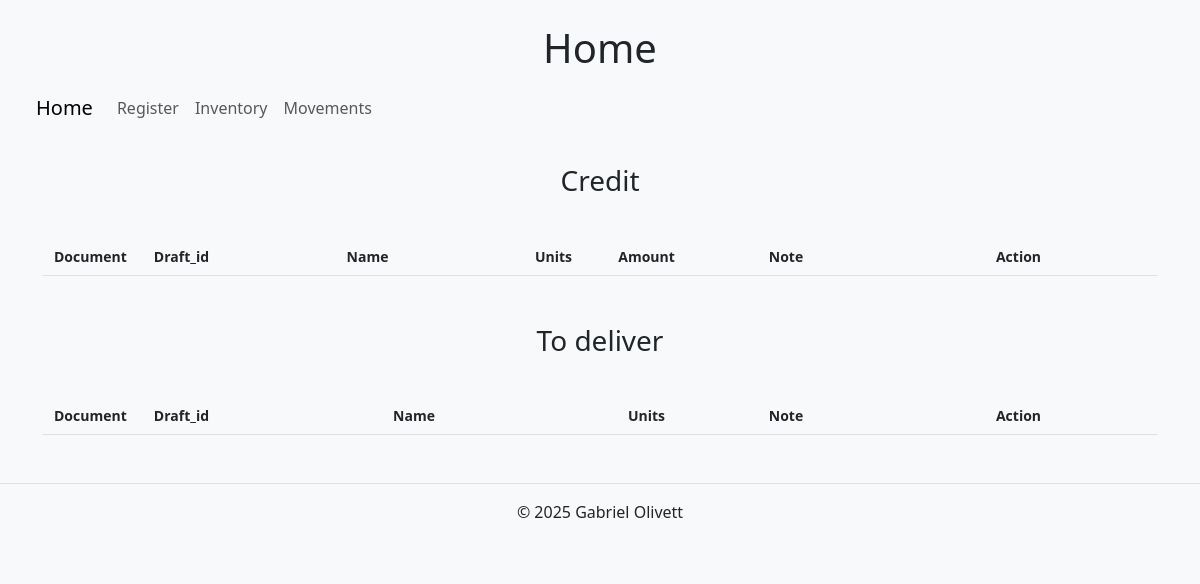
Before: / with the older database file.
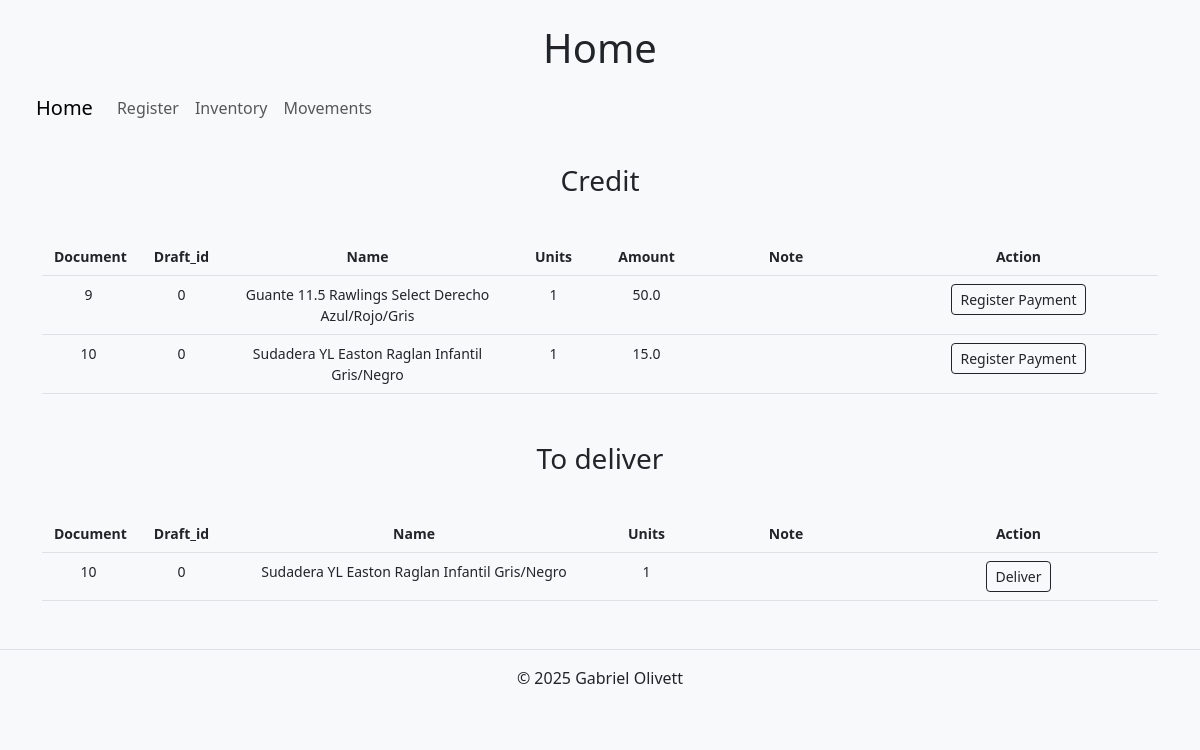
After: the same page with the newer database file.
### tables this page shows
CREATE TABLE inventory_movements (
    id INTEGER PRIMARY KEY AUTOINCREMENT,
    product_id INTEGER NOT NULL,
    type TEXT NOT NULL CHECK (type IN ('sale', 'purchase', 'return', 'output')),
    Units INTEGER NOT NULL,
    date TIMESTAMP DEFAULT CURRENT_TIMESTAMP,
    note TEXT,
    document_id INTEGER, status TEXT, draft_id INTEGER NOT NULL, name TEXT NOT NULL, price REAL, toal REAL,
    FOREIGN KEY(product_id) REFERENCES inventory(id),
    FOREIGN KEY(document_id) REFERENCES movement_documents(id));

CREATE TABLE currencies_movements (
    id INTEGER PRIMARY KEY AUTOINCREMENT,
    document_id INTEGER NOT NULL,
    payment_method_id INTEGER NOT NULL,
    amount REAL NOT NULL, draft_id INTEGER NOT NULL, date TIMESTAMP DEFAULT CURRENT_TIMESTAMP, name TEXT NOT NULL,
    FOREIGN KEY(document_id) REFERENCES movement_documents(id),
    FOREIGN KEY(payment_method_id) REFERENCES currencies(id)
);

### app.py (the view)
@app.route("/", methods=["GET", "POST"])
def index():
    db = get_db()
    cd = db.execute("""
        SELECT
            inventory_movements.id AS movement_id,
            inventory_movements.draft_id,
            inventory_movements.document_id as document_id,
            inventory_movements.name AS name,
            inventory_movements.units AS units,
            currencies_movements.amount AS amount
        FROM inventory_movements
        JOIN currencies_movements
            ON inventory_movements.document_id = currencies_movements.document_id
            AND inventory_movements.draft_id = currencies_movements.draft_id
        JOIN currencies
            ON currencies.id = currencies_movements.payment_method_id
        WHERE inventory_movements.type = 'sale'
        AND currencies.name = 'credit' AND currencies_movements.amount > 0;
    """).fetchall()
    pm = db.execute("SELECT * FROM currencies").fetchall()
    delibery = db.execute("SELECT * FROM inventory_movements WHERE status = 'to deliver'").fetchall()
    return render_template("index.html", cd=cd, pm=pm, delivery=delibery)

### app.py (called while the page is built)
@app.after_request
def after_request(response):
    response.headers["Cache-Control"] = "no-cache, no-store, must-revalidate"
    response.headers["Expires"] = 0
    response.headers["Pragma"] = "no-cache"
    return response

def get_db():
    if "db" not in g:
        g.db = sqlite3.connect("databases.db")
        g.db.row_factory = sqlite3.Row
    return g.db

### templates/index.html (shortened to what this page needs)
{% extends "layout.html" %}
{% block h1 %}
    <h1>Home</h1>
{% endblock %}
{% block main %}
<div class="container text-center mb-5">
    <h3 class="mb-5">Credit</h3>
    <div class="row fw-bold border-bottom pb-2">
        <div class="col-1 small">Document</div>
        <div class="col-1 small">Draft_id</div>
        <div class="col-3 small">Name</div>
        <div class="col-1 small">Units</div>
        <div class="col-1 small">Amount</div>
        <div class="col small">Note</div>
        <div class="col-3 small">Action</div>
    </div>
    <div id="credit-table">
        {% for row in cd %}
            <div class="row py-2 border-bottom">
                <div class="col-1 small">{{ row.document_id }}</div>
                <div class="col-1 small">{{ row.draft_id }}</div>
                <div class="col-3 small">{{ row.name }}</div>
                <div class="col-1 small">{{ row.units }}</div>
                <div class="col-1 small">{{ row.amount }}</div>
                <div class="col small">{{ row.note }}</div>
                <div class="col-3 small">
                    <form action="/index_payment" method="POST">
                        <button type="button" class="btn btn-outline-dark btn-sm register-payment">Register Payment</button>
                    </form>
                </div>
            </div>
        {% endfor %}
    </div>
</div>
<div class="container text-center my-5">
    <h3 class="mb-5"> To deliver</h3>
    <div class="row fw-bold border-bottom pb-2">
        <div class="col-1 small">Document</div>
        <div class="col-1 small">Draft_id</div>
        <div class="col-4 small">Name</div>
        <div class="col-1 small">Units</div>
        <div class="col small">Note</div>
        <div class="col-3 small">Action</div>
    </div>
    <div id="to-deliver-table">
        {% for row in delivery %}
            <div class="row py-2 border-bottom">
                <div class="col-1 small">{{ row.document_id }}</div>
                <div class="col-1 small">{{ row.draft_id }}</div>
                <div class="col-4 small">{{ row.name }}</div>
                <div class="col-1 small">{{ row.units }}</div>
                <div class="col small">{{ row.note }}</div>
                <div class="col-3 small">
                    <form action="/delivery" method="POST">
                        <button type="button" class="buttondelivery btn btn-outline-dark btn-sm">Deliver</button>
                    </form>
                </div>
            </div>
        {% endfor %}
</div>
{% endblock %}

Changed rows visible on the page:
added inventory_movements: document_id "9", draft_id "0", name "Guante 11.5 Rawlings Select Derecho Azul/Rojo/Gris", units "1", amount "50.0", shown under "Credit"
added inventory_movements: document_id "10", draft_id "0", name "Sudadera YL Easton Raglan Infantil Gris/Negro", units "1", amount "15.0"
